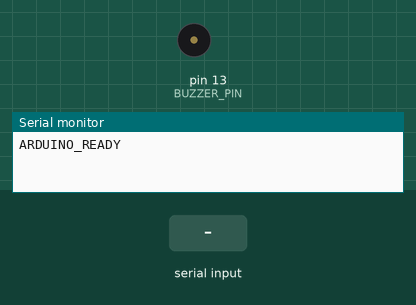
Bench run of a sketch on a simulated Arduino Uno, built with avr-gcc and run on an emulated ATmega328P. Parts: buzzer (waves = sounding, pin HIGH), the last lines printed to the serial monitor. The inputs (shaded band) are chosen by the test bench.

Above: at 1.2 s.
1.3 s: "1\n" received over Serial
At 2.5 s:
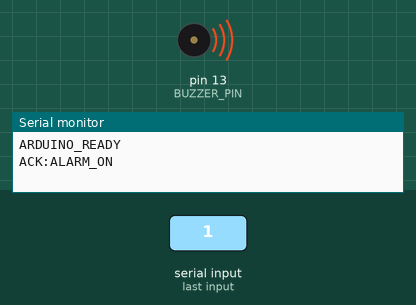
2.8 s: "0\n" received over Serial
At 3.7 s:
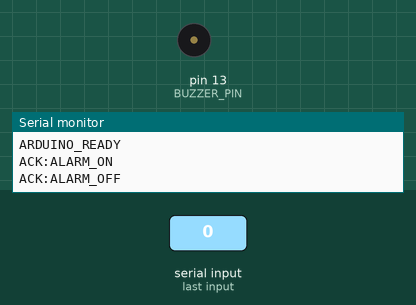
Timing chart, 0 to 5.8 s (numbered marks = the images above; inputs shaded):
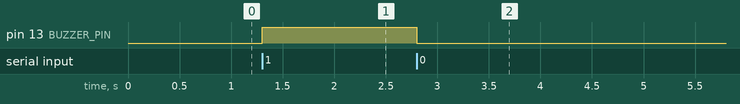

Measured:
- after the input at 1.3 s, pin 13 (BUZZER_PIN): LOW → HIGH at once
- after the input at 2.8 s, pin 13 (BUZZER_PIN): HIGH → LOW at once

The sketch:

arduino_alarm.ino
```cpp
// AI Fire Detection System - Arduino Buzzer Controller
// ====================================================
// Listens to the serial port (9600 baud) for commands.
// Receives '1' -> Turns buzzer fully ON (constant HIGH)
// Receives '0' -> Immediately turns buzzer OFF

const int BUZZER_PIN = 13;  // Connect your buzzer to Pin 13
bool isAlarmActive = false;
String serialBuffer = "";

void stopBuzzer() {
  digitalWrite(BUZZER_PIN, LOW);
}

void setup() {
  Serial.begin(9600);
  pinMode(BUZZER_PIN, OUTPUT);
  stopBuzzer(); // Ensure buzzer is off on startup
  Serial.println("ARDUINO_READY");
}

void loop() {
  // Read complete line-delimited commands from serial.
  if (Serial.available() > 0) {
    char ch = Serial.read();
    if (ch == '\n' || ch == '\r') {
      if (serialBuffer.length() > 0) {
        char command = serialBuffer.charAt(0);
        serialBuffer = "";

        // Command '1' = Fire Detected -> Turn buzzer fully ON
        if (command == '1') {
          isAlarmActive = true;
          digitalWrite(BUZZER_PIN, HIGH);
          Serial.println("ACK:ALARM_ON");
        }
        // Command '0' = Clear / Safe -> Stop alarm immediately
        else if (command == '0') {
          isAlarmActive = false;
          stopBuzzer();
          Serial.println("ACK:ALARM_OFF");
        }
      }
    } else {
      serialBuffer += ch;
    }
  }

  // Handle the alarm pulsing and timeout autonomously
  if (isAlarmActive) {
    // Keep full power ON while alarm is active.
    digitalWrite(BUZZER_PIN, HIGH);
  }
}
```
